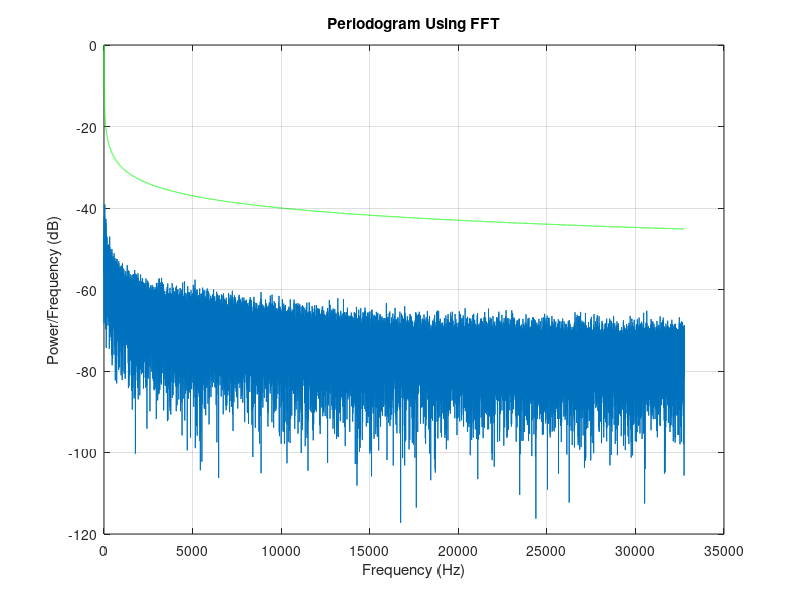
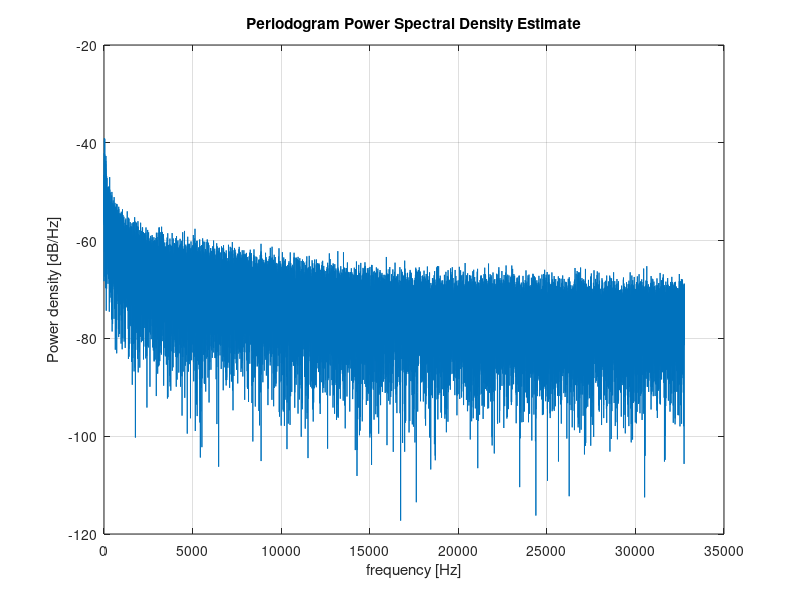
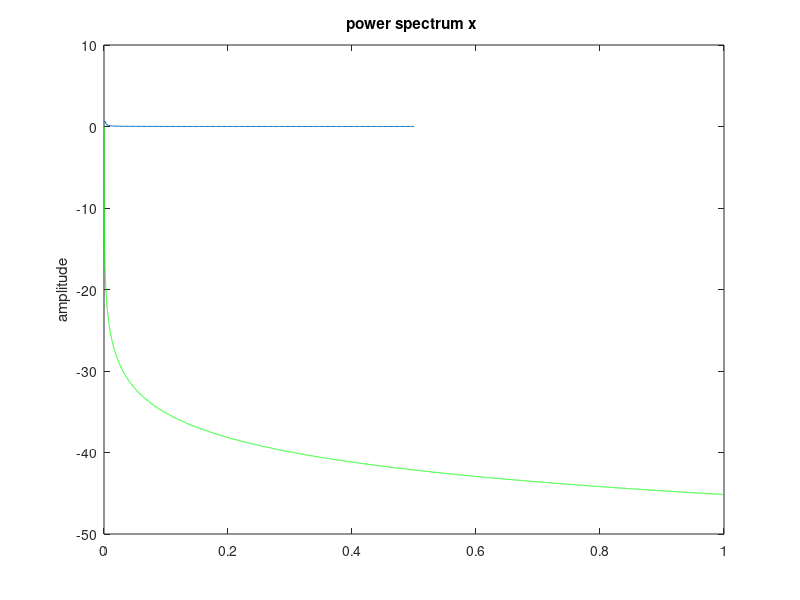

Here is the MATLAB script that generated these plots, in order:
% Flicker Method 1

clear;
Nx = 2^16;  % number of samples to synthesize
B = [0.049922035 -0.095993537 0.050612699 -0.004408786];
A = [1 -2.494956002   2.017265875  -0.522189400];
nT60 = round(log(1000)/(1-max(abs(roots(A))))); % T60 est.
v = randn(1,Nx+nT60); % Gaussian white noise: N(0,1)
x = filter(B,A,v);    % Apply 1/F roll-off to PSD
x = x(nT60+1:end);    % Skip transient response


% Ref: https://www.mathworks.com/help/signal/ug/power-spectral-density-estimates-using-fft.html

Fs = Nx;
N = length(x);
xdft = fft(x);
xdft = xdft(1:N/2+1);
psdx = (1/(Fs*N)) * abs(xdft).^2;
psdx(2:end-1) = 2*psdx(2:end-1); 
freq = 0:Fs/length(x):Fs/2;

fig1 = figure;
plot(freq,10*log10(psdx))
grid on
hold on
plot(freq,10*log10(1./freq), 'g')
title('Periodogram Using FFT')
xlabel('Frequency (Hz)')
ylabel('Power/Frequency (dB)')

fig2 = figure;
periodogram(x,rectwin(length(x)),length(x),Fs)

fig3 = figure;
pwelch(x)
hold on
plot(freq/max(freq),10*log10(1./freq), 'g')